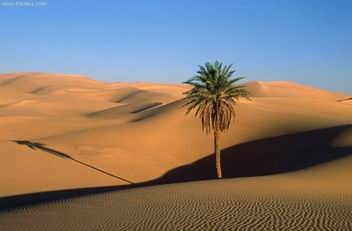
//> input picture resource/12/desert.jpg, 352 x 231 px
$ ./integral_image_example   (built with g++ and OpenCV 4)
//> lines starting //> are read from the running program, lines starting //| are printed output that depends on the picture
#include <iostream>
#include <opencv2/opencv.hpp>
#define RESOURCE_DIR "../resource/"

void integral_image_example()
{
    cv::Mat m = (cv::Mat_<unsigned char>(3, 3) << 1, 1, 1, 1, 1, 1, 1, 1, 3);

    cv::Mat sum;
    cv::integral(m, sum);
    std::cout << "sum:" << std::endl << sum << std::endl;

    cv::Mat squaredSum;
    cv::integral(m, sum, squaredSum, CV_32F);
    std::cout << "sum:" << std::endl << sum << std::endl;
    std::cout << "sumsquaredSum:" << std::endl << squaredSum << std::endl;

    cv::Mat tiltedSum;
    cv::integral(m, sum, squaredSum, tiltedSum, CV_32F);
    std::cout << "sum:" << std::endl << sum << std::endl;
    std::cout << "sumsquaredSum:" << std::endl << squaredSum << std::endl;
    std::cout << "tiltedSum:" << std::endl << tiltedSum << std::endl;

    //=====================================================================

    cv::Mat img = cv::imread(RESOURCE_DIR"/12/desert.jpg");
//> img is the input picture: 231 rows x 352 cols, CV_8UC3; mean B, G, R 115.7, 122.7, 133.7
    if(img.empty())
    {
        std::cout << "img is empty" << std::endl;
        return;
    }
    cv::normalize(img, img, 0, 1, cv::NORM_MINMAX, CV_32F);
//> img: 231 rows x 352 cols, CV_32FC3

    cv::Mat sumImg;
    cv::Mat squaredSumImg;
    cv::Mat tiltedSumImg;
    cv::integral(img, sumImg, squaredSumImg, tiltedSumImg);
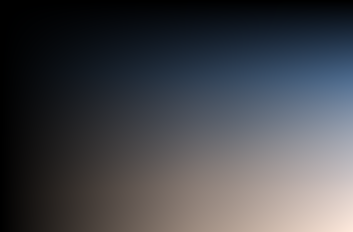
//> sumImg: 232 rows x 353 cols, CV_64FC3; mean B, G, R 12560.5, 11737.3, 11497.9; drawn with min black and max white
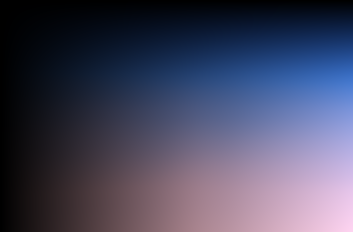
//> squaredSumImg: 232 rows x 353 cols, CV_64FC3; mean B, G, R 9672.2, 7192.4, 7157.2; drawn with min black and max white
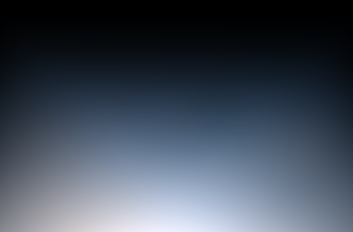
//> tiltedSumImg: 232 rows x 353 cols, CV_64FC3; mean B, G, R 10287.8, 8757.6, 7666.1; drawn with min black and max white

    cv::normalize(sumImg, sumImg, 0, 1, cv::NORM_MINMAX, CV_32F);
//> sumImg: 232 rows x 353 cols, CV_32FC3
    cv::normalize(squaredSumImg, squaredSumImg, 0, 1, cv::NORM_MINMAX, CV_32F);
//> squaredSumImg: 232 rows x 353 cols, CV_32FC3
    cv::normalize(tiltedSumImg, tiltedSumImg, 0, 1, cv::NORM_MINMAX, CV_32F);
//> tiltedSumImg: 232 rows x 353 cols, CV_32FC3

    cv::imshow("sum", sumImg);
    cv::imshow("squaredSumImg", squaredSumImg);
    cv::imshow("titledSumImg", tiltedSumImg);

    cv::waitKey(0);
    cv::destroyAllWindows();
}


int main(int argc, char const *argv[])
{
    integral_image_example();
    return 0;
}
